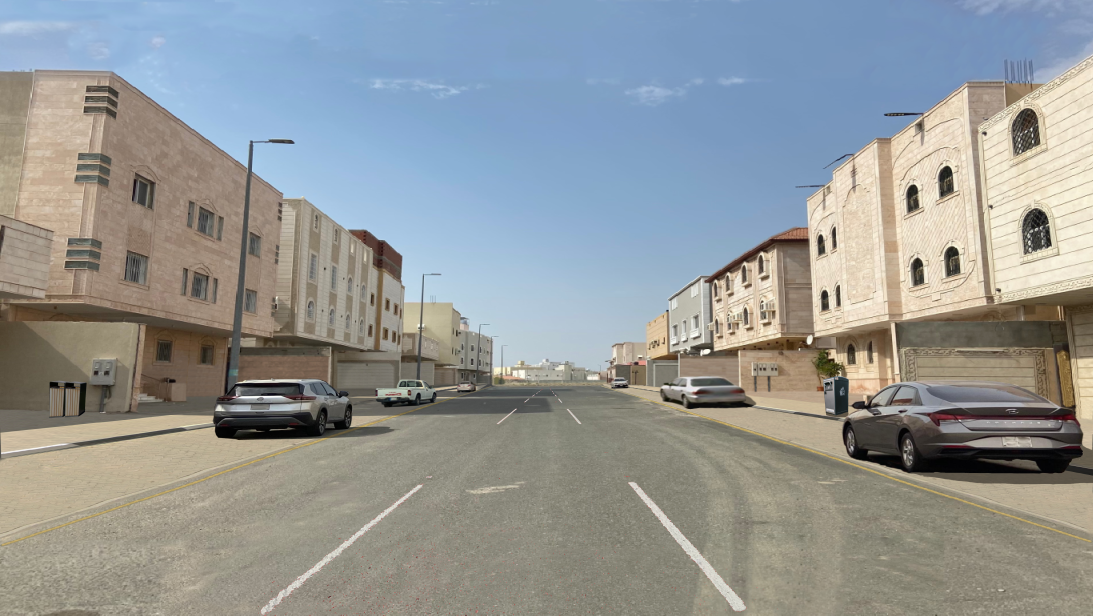
#> input picture Reference image and the six modified variations/Image B - Orderliness.png, 5465 x 3077 px (shown at 1/5 size)
$ python -i app.py   (imports and definitions only)
#> lines starting #> are read from the running program, lines starting #| are printed output that depends on the picture; after the words box and inside, x2 and y2 are one past the last pixel; in counts of white or black regions, pixels touching at a corner belong together
from flask import Flask, request, jsonify, send_file
from PIL import Image
import numpy as np
import cv2
import os

# [1 line not run here, left out]
UPLOAD_FOLDER = 'uploads'
RESULT_FOLDER = 'results'
# [2 lines not run here, left out]

# Define a broader HSV range for green colors
lower_green = np.array([25, 40, 40])
upper_green = np.array([95, 255, 255])

# [3 lines that did not run here, left out]

# [12 lines that did not run here, left out]

def process_image(image_path):
    image = cv2.imread(image_path)
#> image is the input picture: shape (3077, 5465, 3); mean B, G, R 150.6, 151, 147.3
    hsv_image = cv2.cvtColor(image, cv2.COLOR_BGR2HSV)
#> hsv_image: shape (3077, 5465, 3); mean H, S, V 50.4, 57, 168.2
    green_mask = cv2.inRange(hsv_image, lower_green, upper_green)
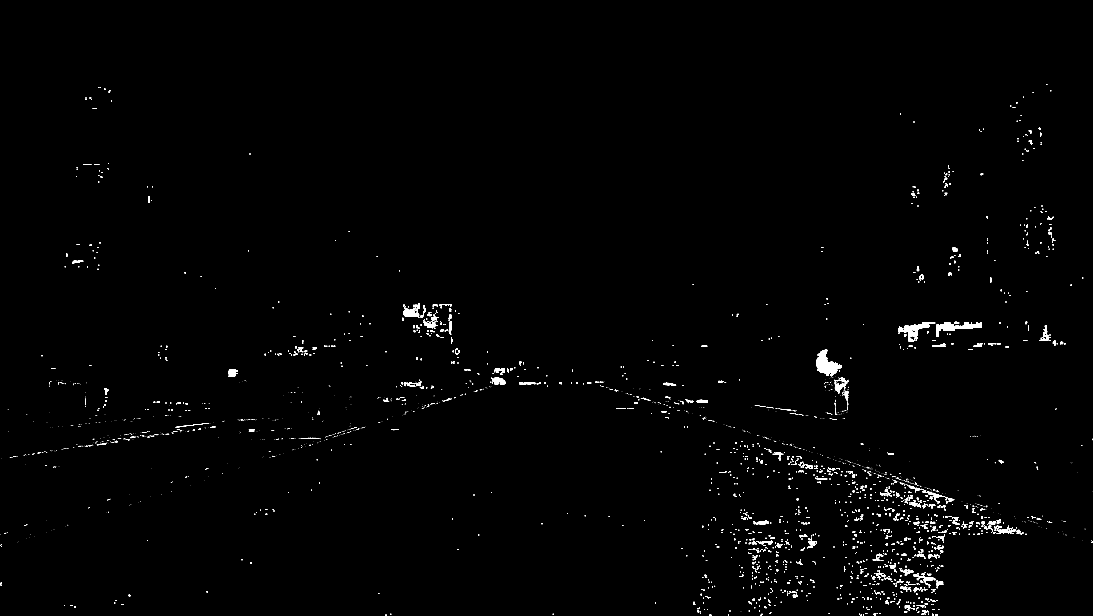
#> green_mask: shape (3077, 5465) (shown at 1/5 size); 0.63% white; 2858 white regions (2073 under 20 px), largest, box (x1, y1, x2, y2) and area: (4080, 1749, 4208, 1881) 7728, (4680, 1613, 4908, 1685) 5648, (4492, 1613, 4676, 1709) 4976

    # Count green pixels
    green_area = np.count_nonzero(green_mask)
#> green_area = 106042
    total_area = image.shape[0] * image.shape[1]
#> total_area = 16815805
    green_percentage = (green_area / total_area) * 100
#> green_percentage = 0.631

    # Save the result image with green mask overlay
    green_image = cv2.bitwise_and(image, image, mask=green_mask)
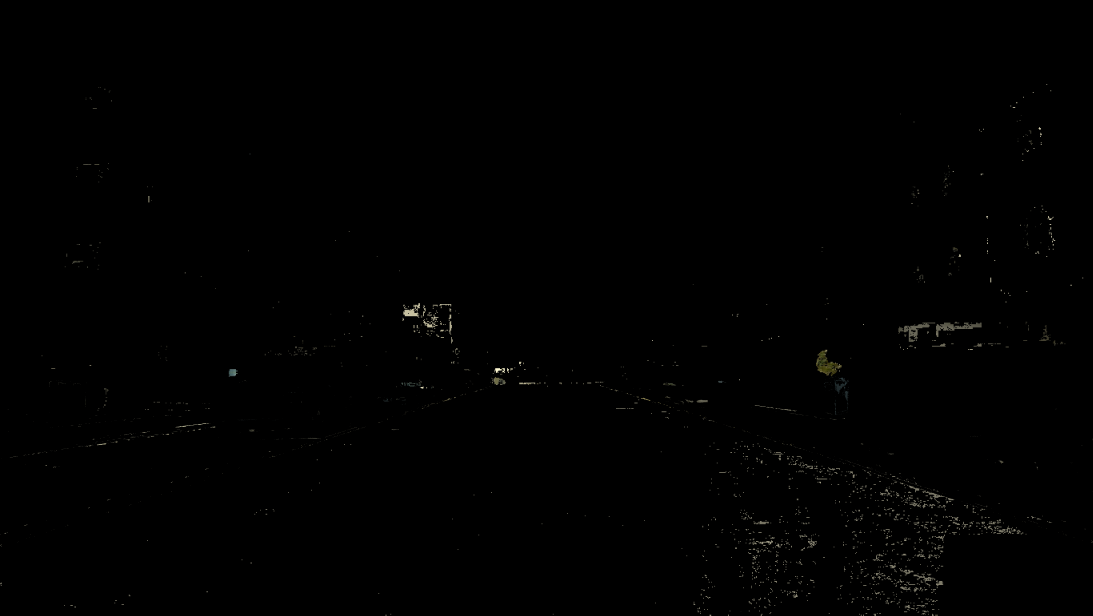
#> green_image: shape (3077, 5465, 3) (shown at 1/5 size); mean B, G, R 0.6, 0.7, 0.7
    result_image_path = os.path.join(RESULT_FOLDER, 'result.png')
    cv2.imwrite(result_image_path, green_image)

    return green_percentage, result_image_path

# [2 lines not run here, left out]


>>> result = process_image('../../Reference image and the six modified variations/Image B - Orderliness.png')
#> result = (0.631, 'results/result.png')
